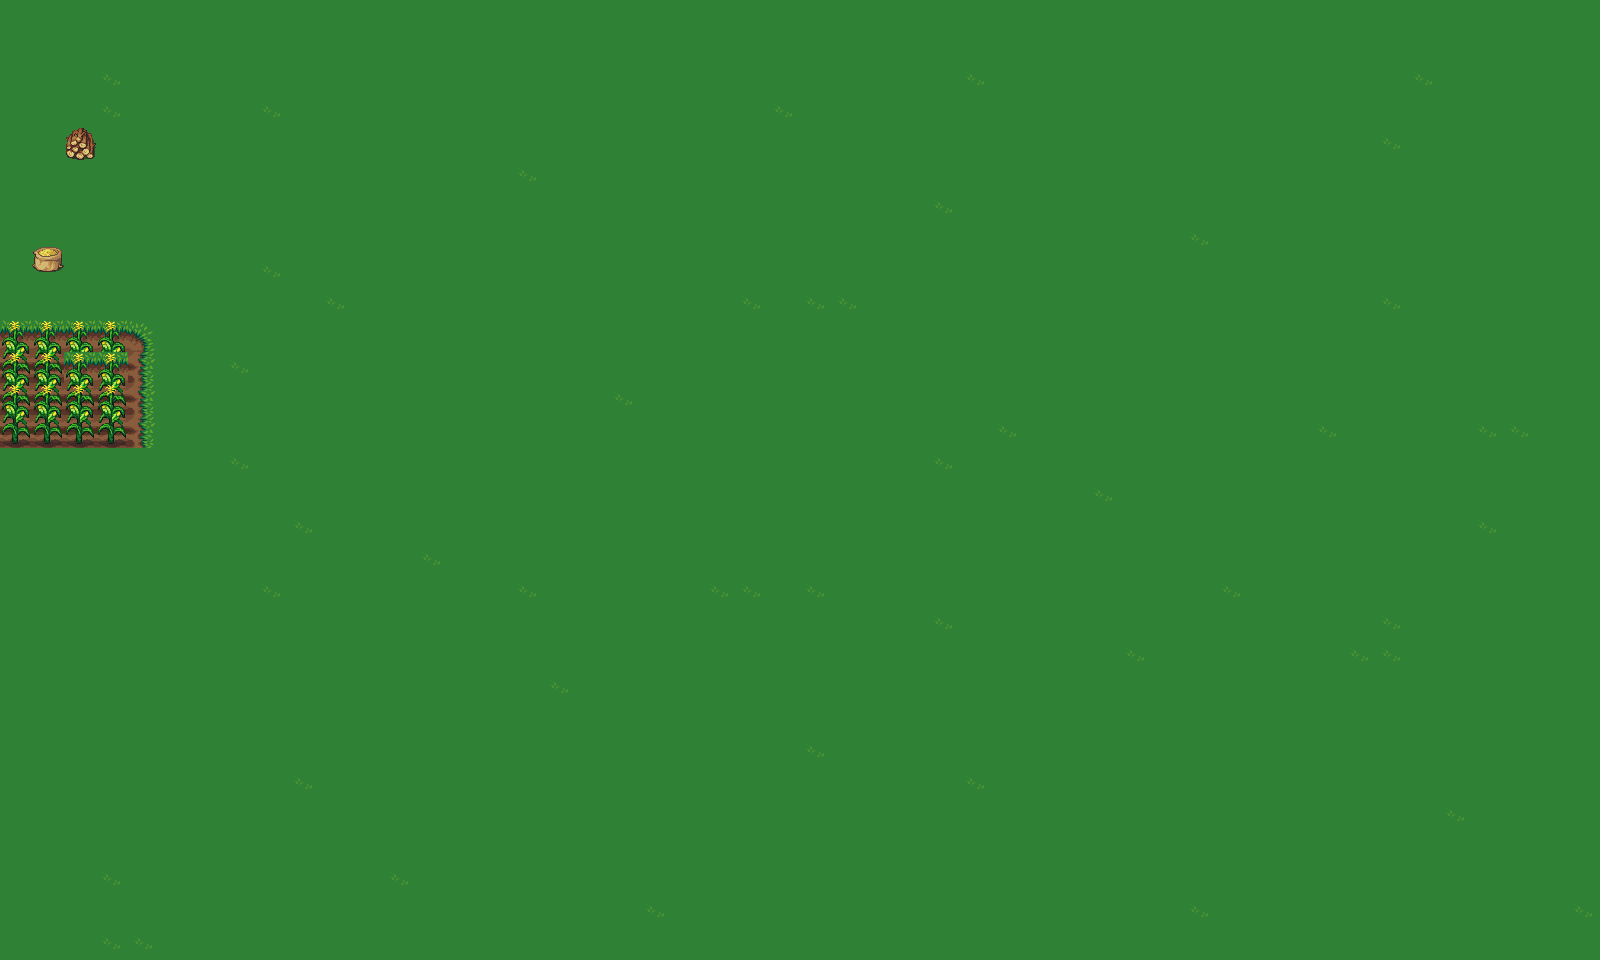

This is a level from a 2D game, rendered from its Tiled map with the project's own tilesets. A one-line summary and the map file follow, with tile-layer data summarised:
An orthogonal 50x30 tile map with 32x32 px tiles, 2 tile layers (Camada de Tiles 1, objetos), 9 tilesets.

<map version="1.0" orientation="orthogonal" renderorder="left-down" width="50" height="30" tilewidth="32" tileheight="32" nextobjectid="1">
 <tileset firstgid="1" name="tilesetmain" tilewidth="32" tileheight="32" tilecount="432" columns="24">
  <image source="tilesets/tileset.png" width="768" height="576" />
 </tileset>
 <tileset firstgid="433" name="areia" tilewidth="32" tileheight="32" tilecount="18" columns="3">
  <image source="tilesets/sand.png" width="96" height="192" />
 </tileset>
 <tileset firstgid="451" name="grama" tilewidth="32" tileheight="32" tilecount="18" columns="3">
  <image source="tilesets/tallgrass.png" width="96" height="192" />
 </tileset>
 <tileset firstgid="469" name="plantas" tilewidth="32" tileheight="32" tilecount="108" columns="9">
  <image source="tilesets/plants.png" width="288" height="384" />
 </tileset>
 <tileset firstgid="577" name="cana" tilewidth="32" tileheight="32" tilecount="30" columns="3">
  <image source="tilesets/reed.png" width="96" height="320" />
 </tileset>
 <tileset firstgid="607" name="aguaareia" tilewidth="32" tileheight="32" tilecount="18" columns="3">
  <image source="tilesets/sandwater.png" width="96" height="192" />
 </tileset>
 <tileset firstgid="625" name="cercaalta" tilewidth="32" tileheight="32" tilecount="18" columns="3">
  <image source="tilesets/fence_alt.png" width="96" height="192" />
 </tileset>
 <tileset firstgid="643" name="fazenda_pescaria" tilewidth="32" tileheight="32" tilecount="400" columns="20">
  <image source="tilesets/farming_fishing.png" width="640" height="640" />
 </tileset>
 <tileset firstgid="1043" name="cerca" tilewidth="32" tileheight="32" tilecount="18" columns="3">
  <image source="tilesets/fence.png" width="96" height="192" />
 </tileset>
 <layer name="Camada de Tiles 1" width="50" height="30">
  <data>[1500 cells, 1500 non-empty, 7 distinct tile ids]</data>
 </layer>
 <layer name="objetos" width="50" height="30">
  <data>[1500 cells, 3 non-empty, 3 distinct tile ids]</data>
 </layer>
</map>
